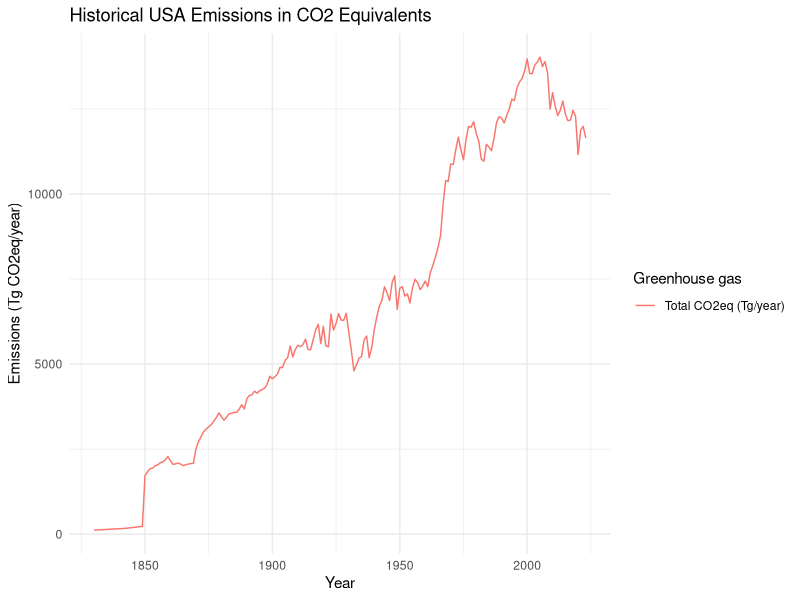
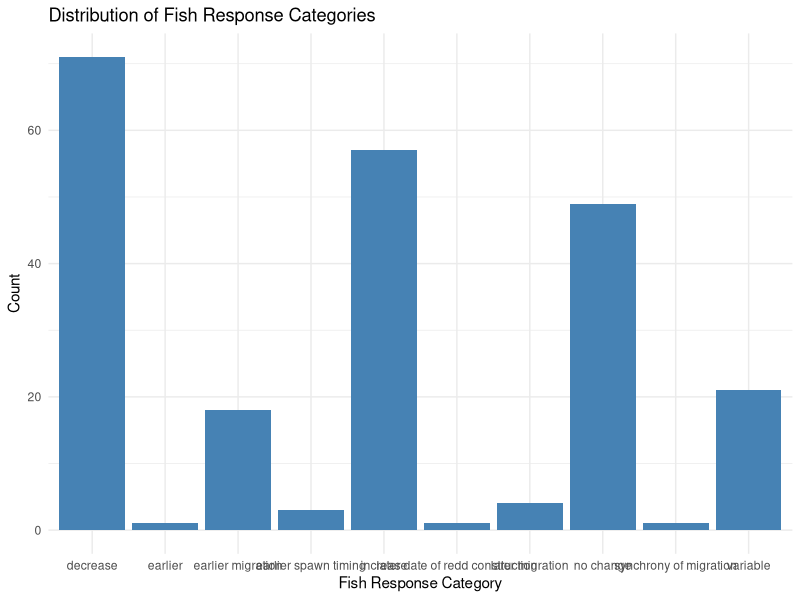
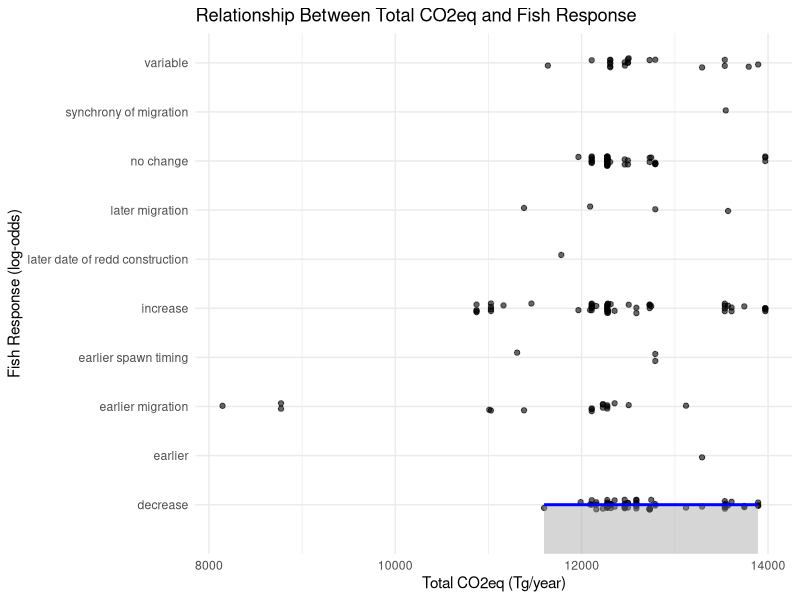
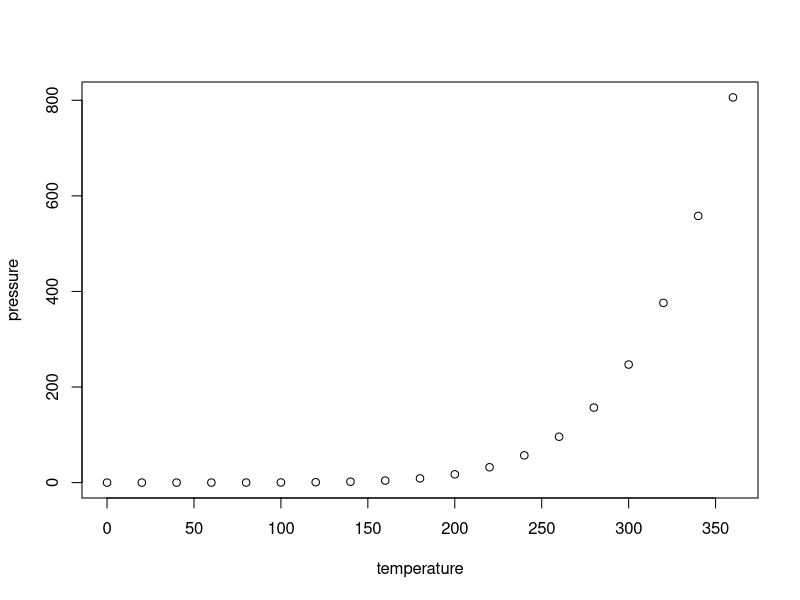

The R script that drew these images, in order:
## ---- chunk 1
library(tidyverse)
library(readxl)
library(ggplot2)
library(dplyr)
library(rstatix)
library(knitr)
library(gganimate)
## ---- chunk 2
emissions_data <- read_excel("USA Emissions.xlsx")
head(emissions_data)
## ---- chunk 3
fish_data <- read_csv("database (3).csv")
head(fish_data)
colnames(fish_data)
## ---- chunk 4
emissions_data <- emissions_data %>%
  mutate(
    CH4_in_CO2eq = if_else(Gas == "CH[4]", Data * 25, 0),
    N2O_in_CO2eq = if_else(Gas == "N[2]*O", Data * 298, 0),
    CO2_in_CO2eq = if_else(Gas == "CO[2]", Data * 1000, 0),
    Total_CO2eq = CH4_in_CO2eq + N2O_in_CO2eq + CO2_in_CO2eq
  ) %>%
  group_by(Year) %>%
  summarize(Total_CO2eq = sum(Total_CO2eq, na.rm = TRUE))
head(emissions_data)
summary(emissions_data)
## ---- chunk 5
merged_data <- fish_data %>%
  mutate(Fish_Response = as.factor(Fish_Response)) %>%
  inner_join(emissions_data, by = "Year")
## ---- chunk 6
ggplot(emissions_data, aes(x = Year, y = Total_CO2eq)) +
  geom_line(color = "blue") +
  labs(
    title = "Animated Emissions Over Time",
    x = "Year",
    y = "Total CO2eq (Tg/year)"
  ) +
  transition_reveal(Year) +
  theme_minimal()
## ---- chunk 7
fish_data %>% count(Fish_Response)
## ---- chunk 8
model <- glm(Fish_Response ~ Total_CO2eq, 
             data = merged_data, 
             family = "binomial")
## ---- chunk 9
ggplot(emissions_data, aes(x = Year)) +
  geom_line(aes(y = Total_CO2eq, color = "Total CO2eq (Tg/year)")) +
  labs(
    title = "Historical USA Emissions in CO2 Equivalents",
    x = "Year",
    y = "Emissions (Tg CO2eq/year)",
    color = "Greenhouse gas"
  ) +
  theme_minimal()
## ---- chunk 10
ggplot(fish_data, aes(x = Fish_Response)) +
  geom_bar(fill = "steelblue") +
  labs(
    title = "Distribution of Fish Response Categories",
    x = "Fish Response Category",
    y = "Count"
  ) +
  theme_minimal()
## ---- chunk 11
summary(model)
## ---- chunk 12
ggplot(merged_data, aes(x = Total_CO2eq, y = Fish_Response)) +
  geom_jitter(width = 0.1, height = 0.1, alpha = 0.6) +
  geom_smooth(method = "glm", method.args = list(family = "binomial"), color = "blue") +
  labs(
    title = "Relationship Between Total CO2eq and Fish Response",
    x = "Total CO2eq (Tg/year)",
    y = "Fish Response (log-odds)"
  ) +
  theme_minimal()
## ---- chunk 13
plot(pressure)
